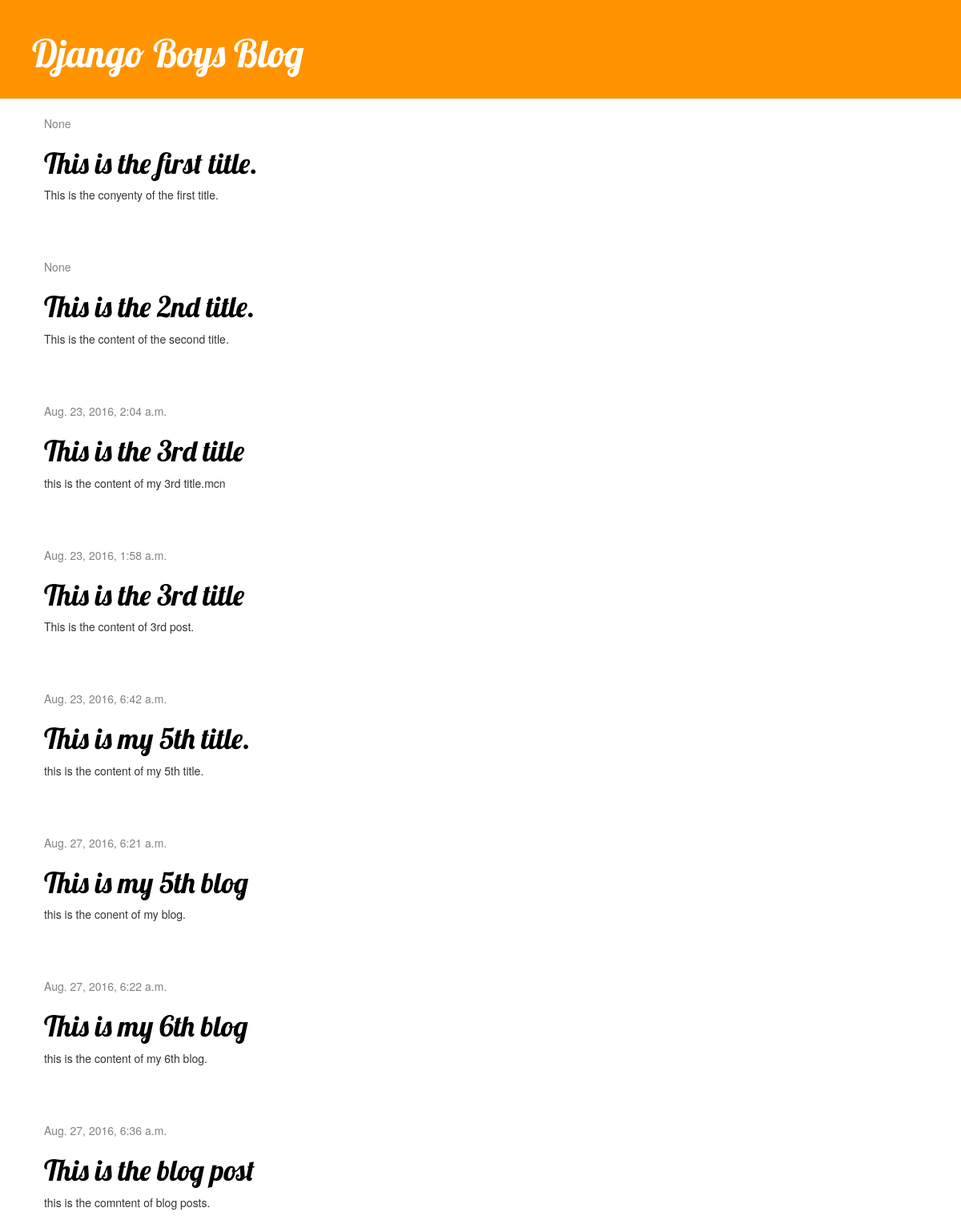
The page / on the database its author committed.
### blog/models.py (models this page shows, shortened)
class Post(models.Model):
    author = models.ForeignKey('auth.User')
    title = models.CharField(max_length=200)
    text = models.TextField()
    created_date = models.DateTimeField(
            default=timezone.now)
    published_date = models.DateTimeField(
            blank=True, null=True)

### blog/views.py (the view)
# urls.py: url(r'^$', views.post_list, name='post_list'),
def post_list(request):
	posts = Post.objects.all()
	return render(request, 'blog/post_list.html',{'posts':posts})

### blog/templates/blog/post_list.html
{% extends 'blog/base.html' %}
{% block content %}
    {% for post in posts %}
        <div class="post">
            <div class="date">
                {{ post.published_date }}
            </div>
            <h1><a href="{% url 'post_detail' pk=post.pk %}">{{ post.title }}</a></h1>
            <p>{{ post.text|linebreaksbr }}</p>
        </div>
    {% endfor %}
{% endblock content %}

### blog/templates/blog/base.html (shortened to what this page needs)
{% load staticfiles %}
<html>
    <head>
        <link rel="stylesheet" href="//maxcdn.bootstrapcdn.com/bootstrap/3.2.0/css/bootstrap.min.css">
        <link rel="stylesheet" href="//maxcdn.bootstrapcdn.com/bootstrap/3.2.0/css/bootstrap-theme.min.css">
        <link rel="stylesheet" href="{% static 'css/blog.css' %}">
    </head>
    <body>
        <div class="page-header">
            <h1><a href="/">Django Boys Blog</a></h1>
        </div>
        <div class="content container">
            <div class="row">
                <div class="col-md-8">
                {% block content %}
                {% endblock %}
                </div>
            </div>
        </div>
    </body>
</html>

### blog/static/css/blog.css (style rules this page uses)
.page-header { background-color: #ff9400; margin-top: 0; padding: 20px 20px 20px 40px; }
.page-header h1, .page-header h1 a, .page-header h1 a:visited, .page-header h1 a:active { color: #ffffff; font-size: 36pt; text-decoration: none; }
.content { margin-left: 40px; }
h1, h2, h3, h4 { font-family: 'Lobster', cursive; }
.date { color: #828282; }
.post { margin-bottom: 70px; }
.post h1 a, .post h1 a:visited { color: #000000; }

### rows shown on the page
Post: published_date "None", title "This is the first title.", text "This is the conyenty of the first title."
Post: published_date "None", title "This is the 2nd title.", text "This is the content of the second title."
Post: published_date "Aug. 23, 2016, 2:04 a.m.", title "This is the 3rd title", text "this is the content of my 3rd title.mcn"
Post: published_date "Aug. 23, 2016, 1:58 a.m.", title "This is the 3rd title", text "This is the content of 3rd post."
Post: published_date "Aug. 23, 2016, 6:42 a.m.", title "This is my 5th title.", text "this is the content of my 5th title."
Post: published_date "Aug. 27, 2016, 6:21 a.m.", title "This is my 5th blog", text "this is the conent of my blog."
Post: published_date "Aug. 27, 2016, 6:22 a.m.", title "This is my 6th blog", text "this is the content of my 6th blog."
Post: published_date "Aug. 27, 2016, 6:36 a.m.", title "This is the blog post", text "this is the comntent of blog posts."
